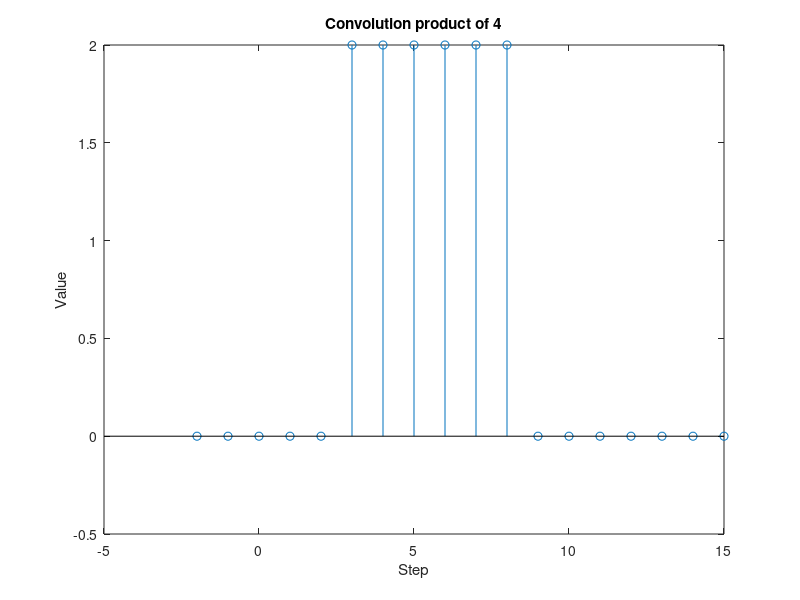

This figure's MATLAB source:
#!/bin/octave
n1 = -2:6
x = n1 >= 1 & n1 <= 100;
n2 = -2:7
r = 1
T = 1
h = 2.*r ./T .* sinc(n2.*2.*r./T)
y = conv(x,h)
nmin = min(min(n1),min(n2))
n= nmin:nmin+length(n1)+length(n2)-2
stem(n,y)
title("Convolution product of 4")
xlabel("Step")
ylabel("Value")
print -dpng "Conv4.png"
